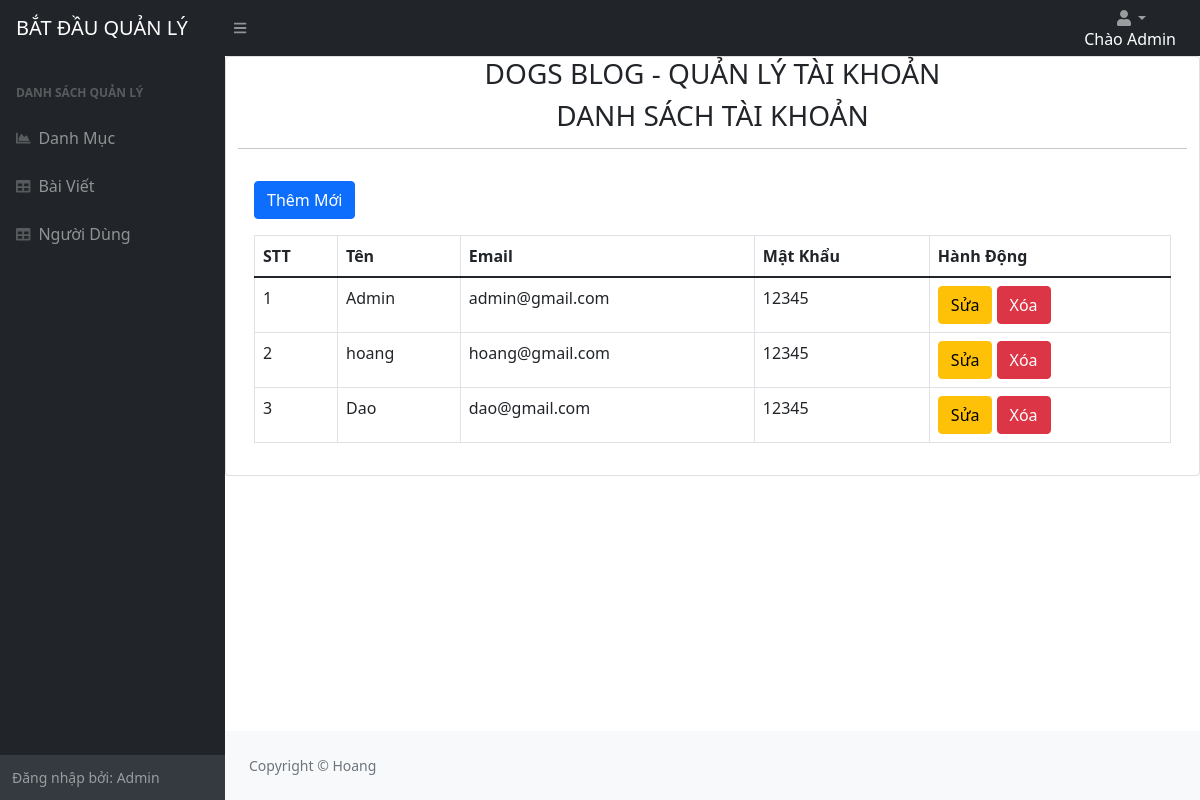
The page /Admin/index.php?mod=user&act=index (signed in) on the database its author committed.
### tables this page shows
CREATE TABLE `users`  (
  `id` int NOT NULL AUTO_INCREMENT,
  `email` varchar(255) NULL DEFAULT NULL,
  `avatar` varchar(255) NULL DEFAULT NULL,
  `password` varchar(255) NULL DEFAULT NULL,
  `created_at` timestamp NULL DEFAULT NULL,
  `name` varchar(255) NULL DEFAULT NULL,
  PRIMARY KEY (`id`) USING BTREE
);

### Admin/Controllers/BaseController.php (called while the page is built, shortened)
<?php
  class BaseController
  {
    public function view($path, $data = []){
      extract($data);
      require_once('Views/'.$path);
    }
  }
?>

### Admin/Controllers/UserController.php (called while the page is built, shortened)
<?php
  require_once('Models/User.php');
  class UserController extends AdminController{
    public function index(){
      $user = new User();
      $users = $user -> getList();
      $this -> view("Auth/list.php", ['users'=> $users]);
    }
  }
?>

### Admin/index.php (called while the page is built, shortened)
<?php
$act = "index";
if(isset($_GET['act'])){
  $act = $_GET['act'];
}
  $controller_obj = new $class_name;
 $controller_obj -> $act();
?>

### Admin/Models/Connection.php (called while the page is built, shortened)
<?php
  class Connection1{
    private $servername= "localhost";
    private $username= "root";
    private $password = "";
    private $dbname = "blogs";
    public function connect(){
      $conn = new mysqli($this->servername, $this -> username, $this ->password, $this-> dbname );
      $conn->query("SET NAMES 'utf8'");
      return $conn;
    }
  }
?>

### Admin/Models/Query.php (called while the page is built, shortened)
<?php
  require_once('Models/Connection.php');
  class Query{
    protected $conn;
    public function __construct(){
      $connection = new Connection1();
      $this -> conn = $connection -> connect();
    }
    protected function select($table, $columns = '*')
    {
  		if ($columns == '*') {
  			$query = "SELECT * FROM " . $table;
  		}elseif (is_array($columns)) {
  			$sub_string = '';
  			foreach ($columns as $i =>$column) {
  				$sub_string .= '`'.$column . '`';
  				if ($i + 1 != count($columns)) {
  					$sub_string .= ',';
  				}
  			}
  			$query = "SELECT " . $sub_string . " FROM " . '`' . $table . '`';
  		}else{
  			exit();
  		}
  		$result = $this->conn->query($query);
  		$data = array();
  		while($row = $result->fetch_assoc()) {
  			$data[] = $row;
  		};
  		return $data;
    }
  }
?>

### Admin/Models/User.php (called while the page is built, shortened)
<?php
require_once('Models/Query.php');
  class User extends Query{
    public $table = "users";
    public function getList()
    {
      $user = $this -> select ($this -> table, ['id', 'name', 'email', 'password']);
      return $user;
    }
  }
?>

### Admin/Views/Auth/list.php (the view)
<?php
  require_once('Views/Partials/header.php');
?>
<div class="card mb-4">
  <div class="container">
  <h3 align="center">DOGS BLOG - QUẢN LÝ TÀI KHOẢN</h3>
  <h3 align="center">DANH SÁCH TÀI KHOẢN</h3>
  <hr>
  <div class="card-body">
    <a href="index.php?mod=auth&act=register" class="btn btn-primary float-right mb-3">Thêm Mới</a>
        <table class="dataTable-table">
          <thead>
            <tr>
              <th>STT</th>
              <th>Tên</th>
              <th>Email</th>
              <th>Mật Khẩu</th>
              <th>Hành Động</th>
            </tr>
          </thead>
          <tbody>
            <?php  foreach ($users as $key => $user) { ?>
              <tr>
                <td><?= $key + 1 ?></td>
                <td><?= $user['name'] ?></td>
                <td><?= $user['email'] ?></td>
                <td><?= $user['password'] ?></td>
                <td>
                  <a href="index.php?mod=user&act=handleEdit&id=<?= $user['id'] ?>" class="btn btn-warning">Sửa</a>
                  <a href="index.php?mod=user&act=deleteUser&id=<?= $user['id'] ?>" class="btn btn-danger">Xóa</a>
                </td>
              </tr>
            <?php } ?>
          </tbody>
        </table>
  </div>
</div>
<?php
  require_once("Views/Partials/footer.php");
?>

### rows shown on the page
users: name "Admin", email "admin@gmail.com", password "12345"
users: name "hoang", email "hoang@gmail.com", password "12345"
users: name "Dao", email "dao@gmail.com", password "12345"

### other values the page prints
$_SESSION['auth']['name'] "Admin"
